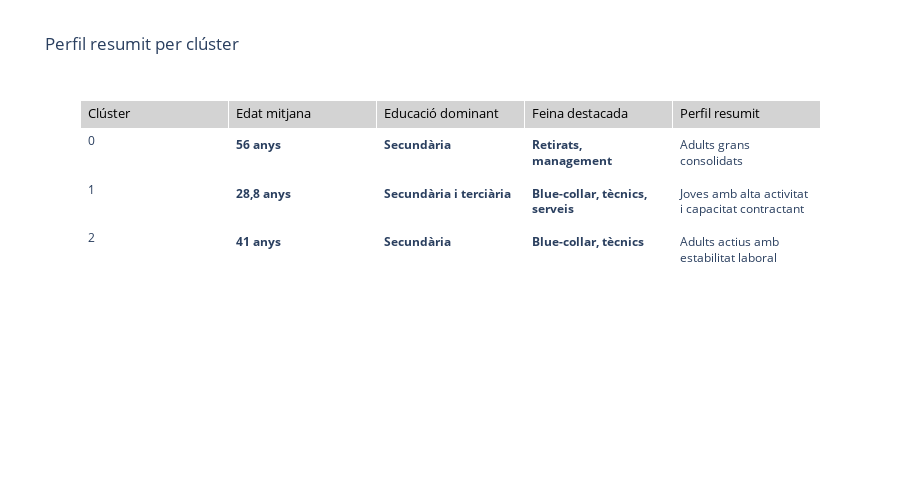

Write notebook code for a chart like this one.
### Code cell
import plotly.graph_objects as go

clust_data = {
    "Clúster": ["0", "1", "2"],
    "Edat mitjana": ["<b>56 anys</b>", "<b>28,8 anys</b>", "<b>41 anys</b>"],
    "Educació dominant": ["<b>Secundària</b>", "<b>Secundària i terciària</b>", "<b>Secundària</b>"],
    "Feina destacada": [
        "<b>Retirats, management</b>",
        "<b>Blue-collar, tècnics, serveis</b>",
        "<b>Blue-collar, tècnics</b>"
    ],
    "Perfil resumit": [
        "Adults grans consolidats",
        "Joves amb alta activitat i capacitat contractant",
        "Adults actius amb estabilitat laboral"
    ]
}

columns = list(clust_data.keys())
values = [clust_data[col] for col in columns]

# Comprovació addicional (opcional): assegurar longituds iguals
assert all(len(v) == len(values[0]) for v in values), "⚠️ Alguna llista té una longitud diferent!"

fig = go.Figure(data=[
    go.Table(
        header=dict(
            values=columns,
            fill_color='lightgrey',
            align='left',
            font=dict(size=13, color='black')
        ),
        cells=dict(
            values=values,
            fill_color='white',
            align='left',
            font=dict(size=12)
        )
    )
])

fig.update_layout(
    title='Perfil resumit per clúster',
    height=500
)

fig.show()

### Figure 1 — Plotly figure (JSON) as saved in the notebook; plotly's stock layout.template omitted (floating-point values rounded to 4 significant figures)
{"data": [{"cells": {"align": "left", "fill": {"color": "white"}, "font": {"size": 12}, "values": [["0", "1", "2"], ["<b>56 anys</b>", "<b>28,8 anys</b>", "<b>41 anys</b>"], ["<b>Secundària</b>", "<b>Secundària i terciària</b>", "<b>Secundària</b>"], ["<b>Retirats, management</b>", "<b>Blue-collar, tècnics, serveis</b>", "<b>Blue-collar, tècnics</b>"], ["Adults grans consolidats", "Joves amb alta activitat i capacitat contractant", "Adults actius amb estabilitat laboral"]]}, "header": {"align": "left", "fill": {"color": "lightgrey"}, "font": {"color": "black", "size": 13}, "values": ["Clúster", "Edat mitjana", "Educació dominant", "Feina destacada", "Perfil resumit"]}, "type": "table"}], "layout": {"height": 500, "title": {"text": "Perfil resumit per clúster"}}}
